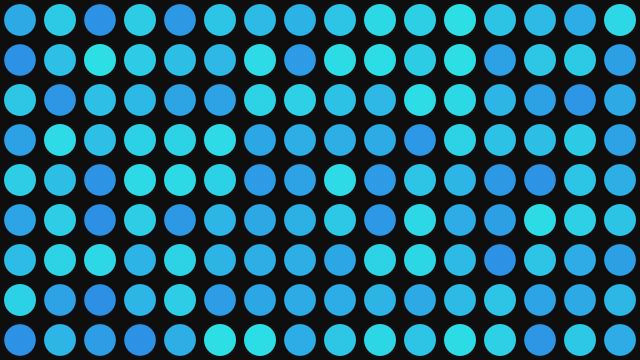
Frame 1 (no input)
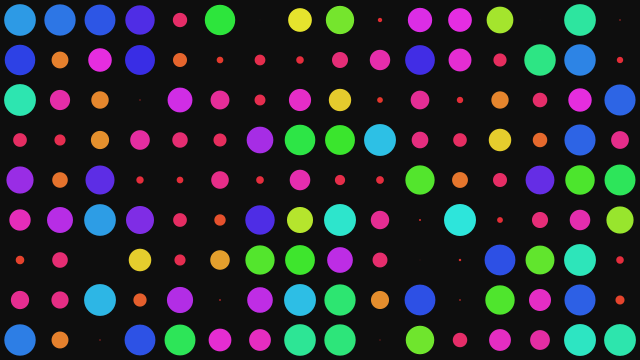
Frame 60 (the mouse pressed at the canvas centre just before this capture)
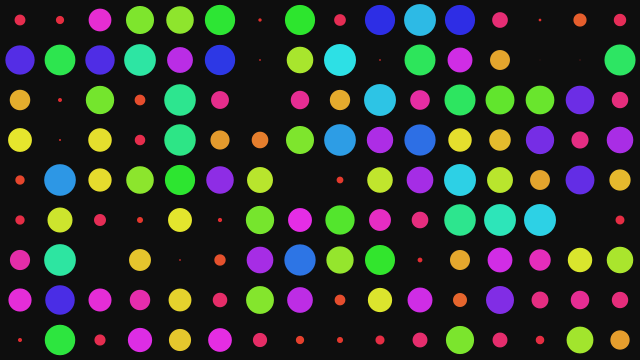
Frame 120 (the mouse held since frame 60 and released just before this capture)

The Processing sketch that drew these frames (run headless with seeded random() and noise(); from frame 60 on, the mouse is pressed at the canvas centre):

// Processing sketch: arrayOBJECT
// ── arrayOBJECT.pde
/**
 * Array Objects - Modificado e Interactivo.
 * Demuestra la creación de un arreglo de objetos personalizados con 
 * comportamiento dinámico, color adaptativo e interactividad con el mouse.
 */

int unit = 40;
int count;
Module[] mods;

void setup() {
  size(640, 360);
  noStroke();
  colorMode(HSB, 360, 100, 100); // Cambiamos a modo HSB para manejar colores fluidos
  
  int wideCount = width / unit;
  int highCount = height / unit;
  count = wideCount * highCount;
  mods = new Module[count];

  int index = 0;
  for (int y = 0; y < highCount; y++) {
    for (int x = 0; x < wideCount; x++) {
      // Inicializa cada objeto pasando su posición, tamaño y una velocidad aleatoria
      mods[index++] = new Module(x * unit, y * unit, unit / 2, unit / 2, random(0.05, 0.8), unit);
    }
  }
}

void draw() {
  background(20); // Fondo gris muy oscuro
  
  // Cambia la velocidad global de animación de los módulos según la posición X del mouse
  float speedMultiplier = map(mouseX, 0, width, 0.2, 3.0);

  // Recorre el arreglo de objetos mediante un bucle for-each para actualizarlos y dibujarlos
  for (Module mod : mods) {
    mod.update(speedMultiplier); // Actualiza la posición y estado del módulo
    mod.display();               // Renderiza el módulo en pantalla
  }
}

/**
 * Clase Module que define el comportamiento individual de cada elemento del arreglo.
 */
class Module {
  float xOffset;
  float yOffset;
  float x;
  float y;
  float speed;
  int unitSize;
  float angle = 0.0; // Ángulo interno para la animación trigonométrica

  // Constructor para inicializar las propiedades del módulo
  Module(float xTemp, float yTemp, float xO, float yO, float s, int u) {
    x = xTemp;
    y = yTemp;
    xOffset = xO;
    yOffset = yO;
    speed = s;
    unitSize = u;
  }

  // Actualiza el ángulo de movimiento según la velocidad modificada por el mouse
  void update(float speedMod) {
    angle += speed * speedMod;
  }

  // Dibuja el objeto en la pantalla con efectos de color dinámicos
  void display() {
    pushMatrix();
    translate(x, y);
    
    // El matiz (Hue) rota cíclicamente usando el seno y el ángulo interno
    float hueValue = (sin(angle) * 180) + 180;
    // El tamaño cambia orgánicamente con la onda
    float sizeFactor = abs(cos(angle)) * (unitSize * 0.8);
    
    fill(hueValue, 80, 90);
    // Dibuja una elipse centrada en la celda del módulo
    ellipse(xOffset, yOffset, sizeFactor, sizeFactor);
    
    popMatrix();
  }
}
